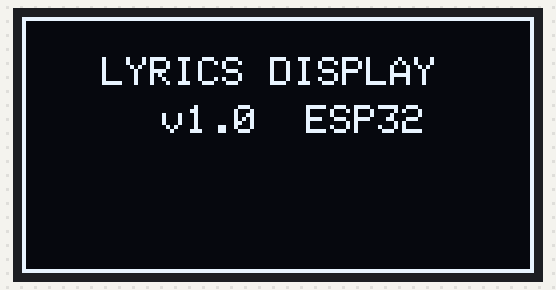
Bench run of a sketch on a simulated ESP32. Parts: 128×64 one-colour display. WiFi joins after 1.5 s; servers stay silent unless stated; uploads are accepted with an empty reply; random numbers use the default seed unless the sketch sets one; what the sketch prints to the serial monitor is not drawn.

Above: at 0.1 s.
At 3.7 s:
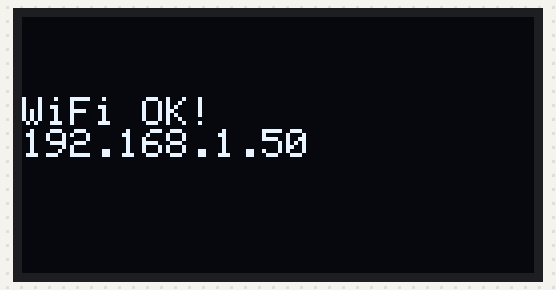
At 4.9 s:
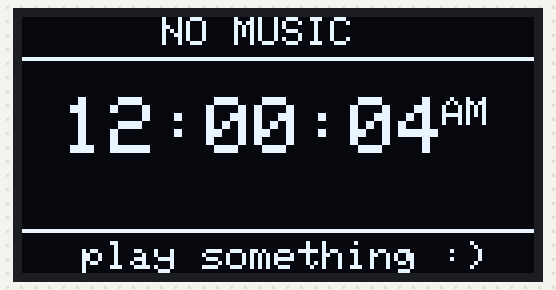
At 11.7 s:
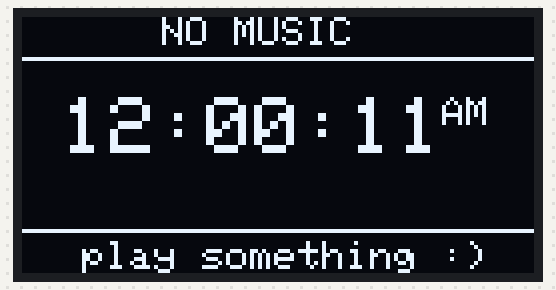
At 17.7 s:
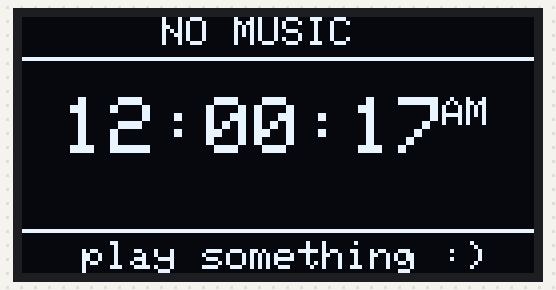
At 31.7 s:
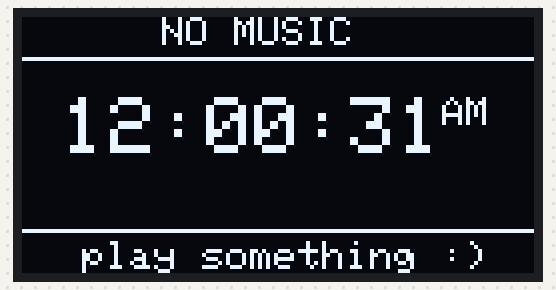

The sketch:

esp32_lyrics_display.ino
```cpp
/*
 * ESP32 OLED Lyrics Display
 *
 * Shows song lyrics from Spotify/YouTube Music on a 0.96" OLED
 * Falls back to a 12-hour clock when nothing is playing
 *
 * Hardware:
 *   - ESP32 (any variant)
 *   - 0.96" SSD1306 OLED (128x64, I2C)
 *     SDA -> GPIO 21
 *     SCL -> GPIO 22
 *     VCC -> 3.3V
 *     GND -> GND
 *
 * Libraries needed :
 *   - Adafruit SSD1306
 *   - Adafruit GFX Library
 *   - ArduinoJson
 *   - WiFi (built-in for ESP32)
 */

#include <Wire.h>
#include <Adafruit_GFX.h>
#include <Adafruit_SSD1306.h>
#include <WiFi.h>
#include <WiFiClient.h>
#include <ArduinoJson.h>

const char* WIFI_SSID     = "YOUR_WIFI_NAME";      // Your WiFi network name
const char* WIFI_PASSWORD = "YOUR_WIFI_PASSWORD";  // Your WiFi password
const char* PC_IP_ADDRESS = "192.168.1.XXX";       // IP of your PC (see README)
const int   PC_PORT       = 5000;                  // Must match pc_bridge port
// ──────────────────────────────────────────────

#define SCREEN_WIDTH  128
#define SCREEN_HEIGHT  64
#define OLED_RESET     -1   // No reset pin needed
#define SCREEN_ADDRESS 0x3C // Most 0.96" OLEDs use 0x3C

Adafruit_SSD1306 display(SCREEN_WIDTH, SCREEN_HEIGHT, &Wire, OLED_RESET);

// State
String currentSong   = "";
String currentArtist = "";
String currentLyric  = "";
bool   isPlaying     = false;

unsigned long lastFetch    = 0;
unsigned long lastScroll   = 0;
unsigned long lastClockDraw = 0;

const long FETCH_INTERVAL  = 2000;  // Fetch new data every 2 seconds
const long SCROLL_SPEED    = 60;    // Milliseconds between scroll steps
const long CLOCK_REFRESH   = 1000; // Clock update interval

int  scrollX        = 128;
int  lyricScrollX   = 128;
bool scrollingTitle = false;
bool scrollingLyric = false;

// ──────────────────────────────────────────────

void setup() {
  Serial.begin(115200);
  Serial.println("\n🎵 ESP32 Lyrics Display Booting...");

  // Init OLED
  if (!display.begin(SSD1306_SWITCHCAPVCC, SCREEN_ADDRESS)) {
    Serial.println("❌ SSD1306 not found! Check wiring.");
    while (true); // Halt
  }

  display.clearDisplay();
  display.setTextColor(SSD1306_WHITE);

  showBootScreen();

  // Connect to WiFi
  connectWiFi();

  Serial.println("✅ Ready!");
}

void loop() {
  unsigned long now = millis();

  // Fetch new data from PC every FETCH_INTERVAL ms
  if (now - lastFetch >= FETCH_INTERVAL) {
    lastFetch = now;
    fetchFromPC();
  }

  // Draw UI
  if (isPlaying) {
    drawNowPlaying(now);
  } else {
    drawClock(now);
  }
}

void connectWiFi() {
  showMessage("Connecting to", WIFI_SSID);
  WiFi.begin(WIFI_SSID, WIFI_PASSWORD);

  int attempts = 0;
  while (WiFi.status() != WL_CONNECTED && attempts < 30) {
    delay(500);
    Serial.print(".");
    attempts++;
  }

  if (WiFi.status() == WL_CONNECTED) {
    Serial.println("\n✅ WiFi connected: " + WiFi.localIP().toString());
    showMessage("WiFi OK!", WiFi.localIP().toString().c_str());
    delay(1000);
  } else {
    Serial.println("\n❌ WiFi failed. Check credentials.");
    showMessage("WiFi FAILED", "Check README");
    delay(3000);
  }
}

void fetchFromPC() {
  if (WiFi.status() != WL_CONNECTED) {
    connectWiFi();
    return;
  }

  WiFiClient client;
  if (!client.connect(PC_IP_ADDRESS, PC_PORT)) {
    // PC bridge not running or wrong IP — silently show clock
    isPlaying = false;
    return;
  }

  // Send HTTP GET
  client.print("GET /now-playing HTTP/1.1\r\n");
  client.print("Host: ");
  client.print(PC_IP_ADDRESS);
  client.print("\r\n");
  client.print("Connection: close\r\n\r\n");

  // Wait for response
  unsigned long timeout = millis();
  while (client.available() == 0) {
    if (millis() - timeout > 3000) {
      client.stop();
      return;
    }
  }

  // Skip HTTP headers
  String response = "";
  bool bodyStarted = false;
  while (client.available()) {
    String line = client.readStringUntil('\n');
    if (!bodyStarted && line == "\r") {
      bodyStarted = true;
      continue;
    }
    if (bodyStarted) {
      response += line;
    }
  }
  client.stop();

  // Parse JSON
  parseResponse(response);
}

void parseResponse(String json) {
  StaticJsonDocument<512> doc;
  DeserializationError err = deserializeJson(doc, json);

  if (err) {
    isPlaying = false;
    return;
  }

  bool playing = doc["playing"] | false;

  if (!playing) {
    isPlaying = false;
    return;
  }

  String newSong   = doc["song"]   | "";
  String newArtist = doc["artist"] | "";
  String newLyric  = doc["lyric"]  | "";

  // Reset scroll if song changed
  if (newSong != currentSong) {
    currentSong   = newSong;
    currentArtist = newArtist;
    scrollX = 128;
  }

  // Reset lyric scroll if lyric changed
  if (newLyric != currentLyric) {
    currentLyric = newLyric;
    lyricScrollX = 128;
  }

  isPlaying = true;
}

void drawNowPlaying(unsigned long now) {
  display.clearDisplay();

  // ── Top bar: music note + "NOW PLAYING"
  display.setTextSize(1);
  display.setCursor(0, 0);
  display.print((char)13); // music note character
  display.print(" NOW PLAYING");

  // ── Divider
  display.drawLine(0, 10, 127, 10, SSD1306_WHITE);

  // ── Song title (scrolling, size 1)
  display.setTextSize(1);
  int titleWidth = currentSong.length() * 6; // ~6px per char at size 1

  if (titleWidth > 128) {
    // Scrolling title
    if (now - lastScroll >= SCROLL_SPEED) {
      lastScroll = now;
      scrollX--;
      if (scrollX < -titleWidth) scrollX = 128;
    }
    display.setCursor(scrollX, 14);
  } else {
    display.setCursor(0, 14);
  }
  display.print(currentSong);

  // ── Artist (static, truncated)
  display.setTextSize(1);
  String artistDisplay = currentArtist;
  if (artistDisplay.length() > 21) artistDisplay = artistDisplay.substring(0, 18) + "...";
  display.setCursor(0, 25);
  display.print(artistDisplay);

  // ── Divider
  display.drawLine(0, 35, 127, 35, SSD1306_WHITE);

  // ── Lyric line (scrolling, size 1)
  display.setTextSize(1);
  int lyricWidth = currentLyric.length() * 6;

  if (lyricWidth > 128) {
    if (now - lastScroll >= SCROLL_SPEED) {
      lyricScrollX--;
      if (lyricScrollX < -lyricWidth) lyricScrollX = 128;
    }
    display.setCursor(lyricScrollX, 40);
  } else {
    display.setCursor(0, 40);
  }
  display.print(currentLyric);

  // ── Bottom: animated bars
  drawVisualizerBars(now);

  display.display();
}

void drawVisualizerBars(unsigned long now) {
  // Simple animated equalizer-style bars at the bottom
  int bars = 16;
  int barWidth = 6;
  int gap = 2;
  int maxHeight = 10;

  for (int i = 0; i < bars; i++) {
    int h = random(2, maxHeight); // animate pseudo-randomly
    int x = i * (barWidth + gap);
    int y = 63 - h;
    display.fillRect(x, y, barWidth, h, SSD1306_WHITE);
  }
}

void drawClock(unsigned long now) {
  // Only redraw every second
  if (now - lastClockDraw < CLOCK_REFRESH) return;
  lastClockDraw = now;

  display.clearDisplay();

  // ── "NO MUSIC" label
  display.setTextSize(1);
  display.setCursor(35, 0);
  display.print("NO MUSIC");

  // ── Decorative line
  display.drawLine(0, 10, 127, 10, SSD1306_WHITE);

  // ── Big clock (uptime-based, synced via PC bridge)
  // The PC bridge sends Unix timestamp in JSON; we compute time from it
  // For now we display uptime as HH:MM:SS until time sync arrives
  unsigned long secs  = now / 1000;
  unsigned long mins  = secs / 60;
  unsigned long hours = mins / 60;

  secs  %= 60;
  mins  %= 60;

  // 12-hour format
  int h12 = hours % 12;
  if (h12 == 0) h12 = 12;
  bool isPM = (hours % 24) >= 12;

  char timeStr[9];
  sprintf(timeStr, "%2d:%02lu:%02lu", h12, mins, secs);

  display.setTextSize(2);
  display.setCursor(10, 20);
  display.print(timeStr);

  display.setTextSize(1);
  display.setCursor(105, 20);
  display.print(isPM ? "PM" : "AM");

  // ── Decorative bottom line
  display.drawLine(0, 53, 127, 53, SSD1306_WHITE);

  display.setTextSize(1);
  display.setCursor(15, 56);
  display.print("play something :)");

  display.display();
}

void showBootScreen() {
  display.clearDisplay();
  display.setTextSize(1);
  display.setCursor(20, 10);
  display.print("LYRICS DISPLAY");
  display.setCursor(35, 22);
  display.print("v1.0  ESP32");
  display.drawRect(0, 0, 128, 64, SSD1306_WHITE);
  display.display();
  delay(2000);
}

void showMessage(const char* line1, const char* line2) {
  display.clearDisplay();
  display.setTextSize(1);
  display.setCursor(0, 20);
  display.println(line1);
  display.println(line2);
  display.display();
}
```

Measured:
- what the display in image 1 shows lasts 1.3 s, from 3.6 s to 4.9 s
- what the display in image 2 shows lasts 0.7 s, from 4.9 s to 5.6 s
